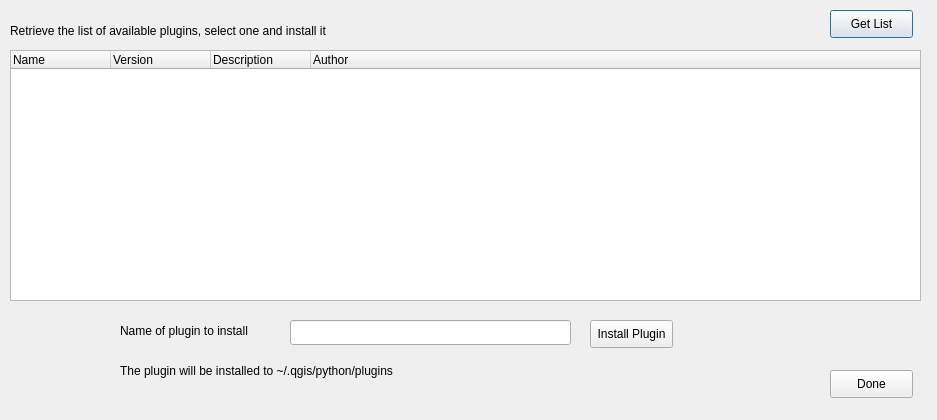
<ui version="4.0" >
 <class>Dialog</class>
 <widget class="QDialog" name="Dialog" >
  <property name="geometry" >
   <rect>
    <x>0</x>
    <y>0</y>
    <width>937</width>
    <height>420</height>
   </rect>
  </property>
  <property name="windowTitle" >
   <string>QGIS Plugin Installer</string>
  </property>
  <widget class="QLabel" name="label" >
   <property name="geometry" >
    <rect>
     <x>10</x>
     <y>20</y>
     <width>501</width>
     <height>21</height>
    </rect>
   </property>
   <property name="text" >
    <string>Retrieve the list of available plugins, select one and install it</string>
   </property>
  </widget>
  <widget class="QLabel" name="label_2" >
   <property name="geometry" >
    <rect>
     <x>120</x>
     <y>320</y>
     <width>191</width>
     <height>21</height>
    </rect>
   </property>
   <property name="text" >
    <string>Name of plugin to install</string>
   </property>
  </widget>
  <widget class="QLineEdit" name="linePlugin" >
   <property name="geometry" >
    <rect>
     <x>290</x>
     <y>320</y>
     <width>281</width>
     <height>25</height>
    </rect>
   </property>
  </widget>
  <widget class="QPushButton" name="buttonBrowse" >
   <property name="geometry" >
    <rect>
     <x>830</x>
     <y>10</y>
     <width>83</width>
     <height>28</height>
    </rect>
   </property>
   <property name="text" >
    <string>Get List</string>
   </property>
  </widget>
  <widget class="QPushButton" name="pbnCancel" >
   <property name="geometry" >
    <rect>
     <x>830</x>
     <y>370</y>
     <width>83</width>
     <height>28</height>
    </rect>
   </property>
   <property name="text" >
    <string>Done</string>
   </property>
  </widget>
  <widget class="QPushButton" name="pbnOK" >
   <property name="geometry" >
    <rect>
     <x>590</x>
     <y>320</y>
     <width>83</width>
     <height>28</height>
    </rect>
   </property>
   <property name="text" >
    <string>Install Plugin</string>
   </property>
  </widget>
  <widget class="QLabel" name="label_3" >
   <property name="geometry" >
    <rect>
     <x>120</x>
     <y>360</y>
     <width>501</width>
     <height>21</height>
    </rect>
   </property>
   <property name="text" >
    <string>The plugin will be installed to ~/.qgis/python/plugins</string>
   </property>
  </widget>
  <widget class="QTreeWidget" name="treePlugins" >
   <property name="geometry" >
    <rect>
     <x>10</x>
     <y>50</y>
     <width>911</width>
     <height>251</height>
    </rect>
   </property>
   <property name="itemsExpandable" >
    <bool>false</bool>
   </property>
   <column>
    <property name="text" >
     <string>Name</string>
    </property>
   </column>
   <column>
    <property name="text" >
     <string>Version</string>
    </property>
   </column>
   <column>
    <property name="text" >
     <string>Description</string>
    </property>
   </column>
   <column>
    <property name="text" >
     <string>Author</string>
    </property>
   </column>
  </widget>
 </widget>
 <resources/>
 <connections/>
</ui>
